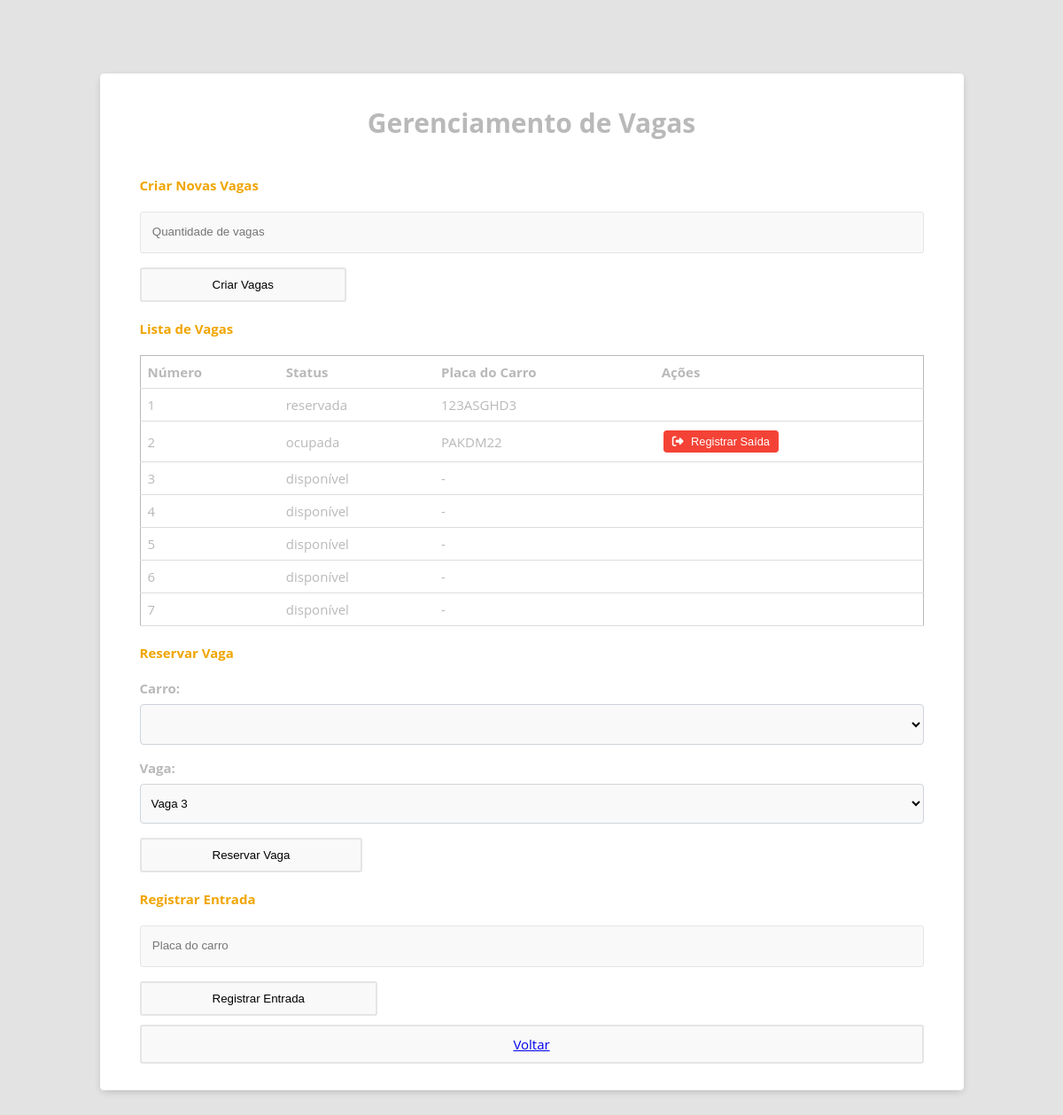
/gerenciar_vagas, run on an earlier commit of the app's database.
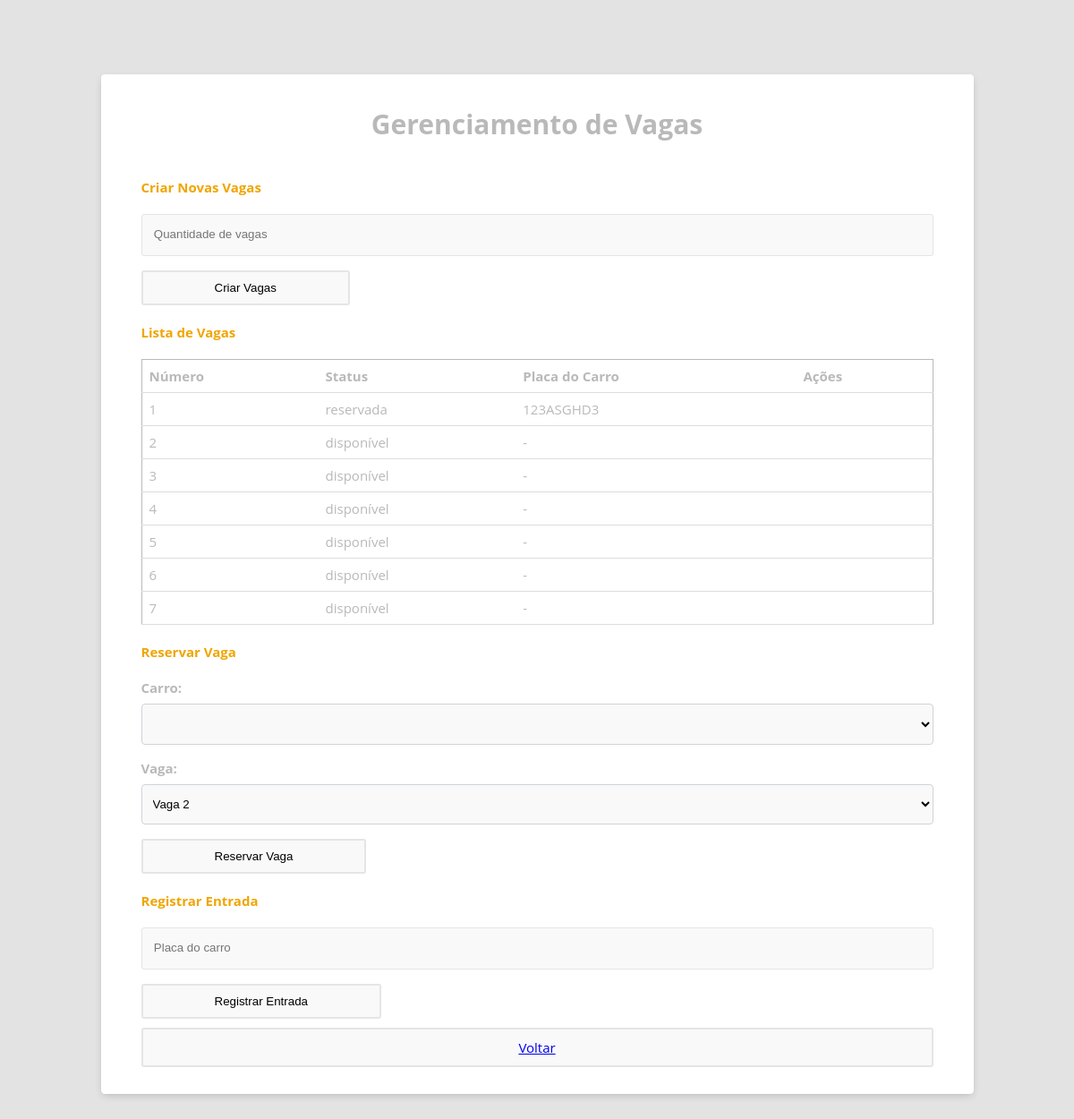
And on a later commit of the database.
### tables this page shows
CREATE TABLE vaga (
            id INTEGER PRIMARY KEY AUTOINCREMENT,
            numero INTEGER NOT NULL UNIQUE,
            status TEXT NOT NULL DEFAULT 'disponível',
            carro_id INTEGER,
            FOREIGN KEY (carro_id) REFERENCES carro(id)
        );

CREATE TABLE carro (
            id INTEGER PRIMARY KEY AUTOINCREMENT,
            placa TEXT NOT NULL UNIQUE,
            marca TEXT NOT NULL,
            modelo TEXT NOT NULL,
            ano INTEGER NOT NULL,
            vaga_id INTEGER,
            FOREIGN KEY (vaga_id) REFERENCES vaga(id)
        );

### app.py (the view)
@app.route('/gerenciar_vagas')
def gerenciar_vagas():
    conectar = conectar_db()
    cursor = conectar.cursor()
    cursor.execute("SELECT * FROM vaga")
    vagas = cursor.fetchall()
    cursor.execute("SELECT * FROM carro")
    carros = cursor.fetchall()
    conectar.close()
    return render_template('gerenciar_vagas.html', vagas=vagas, carros=carros, datetime=datetime)

### app.py (called while the page is built)
def conectar_db():
    return sqlite3.connect('crud.db')

### templates/gerenciar_vagas.html (shortened to what this page needs)
<!DOCTYPE html>
<html lang="pt-br">
<head>
  <link rel="stylesheet" href="/static/css/styles.css" />
  <link rel="stylesheet" href="https://cdnjs.cloudflare.com/ajax/libs/font-awesome/6.4.2/css/all.min.css" />
</head>
<body>
  <div class="container">
    <div class="title">
      <h1>Gerenciamento de Vagas</h1>
    </div>
    <div class="row">
      <h4>Criar Novas Vagas</h4>
      <form action="/criar_vagas" method="post">
        <div class="input-group">
          <input type="number" name="quantidade" min="1" placeholder="Quantidade de vagas" required />
        </div>
        <button type="submit" class="btn-option">Criar Vagas</button>
      </form>
    </div>
    <div class="row">
      <h4>Lista de Vagas</h4>
      <table>
        <thead>
          <tr>
            <th>Número</th>
            <th>Status</th>
            <th>Placa do Carro</th>
            <th>Ações</th>
          </tr>
        </thead>
        <tbody>
          {% for vaga in vagas %}
          <tr>
            <td>{{ vaga[1] }}</td>
            <td>{{ vaga[2] }}</td>
            <td>
              {% if vaga[3] %}
              {% for carro in carros if carro[0] == vaga[3] %}
              {{ carro[1] }}
              {% endfor %}
              {% else %}
              -
              {% endif %}
            </td>
            <td>
              {% if vaga[2] == 'ocupada' %}
              {% for carro in carros if carro[0] == vaga[3] %}
              <form action="/registrar_saida" method="post" class="form-saida">
                <button type="submit" class="btn-small btn-remove">
                  <i class="fa fa-sign-out-alt"></i> Registrar Saída
                </button>
              </form>
              {% endfor %}
              {% endif %}
            </td>
          </tr>
          {% endfor %}
        </tbody>
      </table>
    </div>
    <div class="row">
      <h4>Reservar Vaga</h4>
      <form action="/reservar_vaga" method="post">
        <div class="input-group">
          <label for="carro_id">Carro:</label>
          <select name="carro_id" required>
          </select>
        </div>
        <div class="input-group">
          <label for="vaga_id">Vaga:</label>
          <select name="vaga_id" required>
            {% for vaga in vagas %} {% if vaga[2] == 'disponível' %}
            <option value="{{ vaga[0] }}">Vaga {{ vaga[1] }}</option>
            {% endif %} {% endfor %}
          </select>
        </div>
        <button type="submit" class="btn-option">Reservar Vaga</button>
      </form>
    </div>
    <div class="row">
      <h4>Registrar Entrada</h4>
      <form action="/registrar_entrada" method="post">
        <div class="input-group">
          <input type="text" name="placa" placeholder="Placa do carro" required />
        </div>
        <button type="submit" class="btn-option">Registrar Entrada</button>
      </form>
    </div>
    <div class="row">
      <a href="/" class="btn-option">Voltar</a>
    </div>
  </div>
</body>
</html>

### static/css/styles.css (style rules this page uses)
*, *:before, *:after { box-sizing: border-box; }
body { padding: 5em; font-family: "Open Sans", "Helvetica Neue", Helvetica, Arial, sans-serif; font-size: 15px; color: #b9b9b9; background-color: #e3e3e3; }
h4 { color: #f0a500; }
h1 { align-items: center; justify-content: center; display: flex; }
input, select option, select { width: 100%; padding: 1em; line-height: 1.4; background-color: #f9f9f9; border: 1px solid #e5e5e5; border-radius: 3px; -webkit-transition: 0.35s ease-in-out; -moz-transition: 0.35s ease-in-out; -o-transition: 0.35s ease-in-out; transition: 0.35s ease-in-out; transition: all 0.35s ease-in-out; }
select { height: 3.4em; line-height: 2; }
select:first-of-type { border-top-left-radius: 3px; border-bottom-left-radius: 3px; }
select:last-of-type { border-top-right-radius: 3px; border-bottom-right-radius: 3px; }
select option { background-color: #f0a500; color: #fff; }
.input-group { margin-bottom: 1em; zoom: 1; }
.input-group:before, .input-group:after { content: ""; display: table; }
.input-group:after { clear: both; }
.container { max-width: 65em; padding: 1em 3em 2em 3em; margin: 0em auto; background-color: #fff; border-radius: 4.2px; box-shadow: 0px 3px 10px -2px rgba(0, 0, 0, 0.2); }
.row { zoom: 1; }
.row:before, .row:after { content: ""; display: table; }
.row:after { clear: both; }
.btn-option { padding: 10px 80px; background-color: #f9f9f9; border: 2px solid #e5e5e5; border-radius: 3px; cursor: pointer; transition: background-color 0.3s ease-in-out, color 0.3s ease-in-out; display: flex; align-items: center; justify-content: center; }
table { border-collapse: collapse; border: 1px solid; width: 100%; margin-top: 20px; text-align: left; }
.btn-option { margin-top: 10px; }
th { padding: 20px; }
td, th { padding: 8px; text-align: left; border-bottom: 1px solid #ddd; }
form .input-group { margin-bottom: 1rem; }
form .input-group label { display: block; margin-bottom: 0.5rem; font-weight: bold; }
form .input-group input[type="date"], form .input-group select { width: 100%; padding: 0.5rem; border: 1px solid #ced4da; border-radius: 4px; }

What changed in the data, as far as the page shows it:
changed vaga (number 2 of 7 on the later page): loses carro (placa "PAKDM22"); status "ocupada" → "disponível"; now shows "-"
Also different on the page:
form field vaga_id: "Vaga 3" → "Vaga 2"
